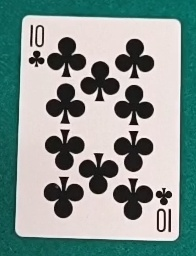
#> input picture card_templates/10_C_20251117_152222.jpg, 196 x 256 px
$ python -i number_recognizer.py   (imports and definitions only)
#> lines starting #> are read from the running program, lines starting #| are printed output that depends on the picture; after the words box and inside, x2 and y2 are one past the last pixel; in counts of white or black regions, pixels touching at a corner belong together
import cv2
import numpy as np
import random

class NumberRecognizer:
    def __init__(self):
        self.number_templates = {
            'A': 'AS', '2': '2', '3': '3', '4': '4', '5': '5',
            '6': '6', '7': '7', '8': '8', '9': '9', '10': '10',
            'J': 'J', 'Q': 'Q', 'K': 'K'
        }

    def preprocess_card_number(self, card_image):
        """Preprocesa la región del número de la carta"""
        gray = cv2.cvtColor(card_image, cv2.COLOR_BGR2GRAY)
        clahe = cv2.createCLAHE(clipLimit=2.0, tileGridSize=(8,8))
        enhanced = clahe.apply(gray)
        _, binary = cv2.threshold(enhanced, 0, 255, cv2.THRESH_BINARY + cv2.THRESH_OTSU)
        return binary

    def find_number_region(self, card_image):
        """Encuentra la región donde está el número de la carta"""
        height, width = card_image.shape[:2]
        number_region_height = height // 4
        number_region_width = width // 4
        number_region = card_image[10:number_region_height, 10:number_region_width]
        return number_region

    def recognize_number_contour(self, number_region):
        """Reconoce el número basado en contornos (alternativa a OCR)"""
        try:
            processed = self.preprocess_card_number(number_region)
            contours, _ = cv2.findContours(processed, cv2.RETR_EXTERNAL, cv2.CHAIN_APPROX_SIMPLE)

            if contours:
                largest_contour = max(contours, key=cv2.contourArea)
                area = cv2.contourArea(largest_contour)
                x, y, w, h = cv2.boundingRect(largest_contour)

                # Lógica simple basada en relación de aspecto y área
                aspect_ratio = w / h if h > 0 else 0

                if aspect_ratio > 1.5:
                    return '10'  # El 10 es más ancho
                elif area > 500:
                    return 'A'   # Área grande podría ser A
                elif 300 < area < 500:
                    return '8'   # Área media
                else:
                    return '2'   # Área pequeña

        except Exception as e:
            print(f"Error en reconocimiento por contorno: {e}")

        return None

    def recognize(self, card_image):
        """Reconoce el número de la carta"""
        number_region = self.find_number_region(card_image)

        if number_region is None or number_region.size == 0:
            return self._simulate_recognition()

        # Intentar reconocimiento por contornos
        number = self.recognize_number_contour(number_region)

        # Fallback a simulación
        if not number:
            number = self._simulate_recognition()

        return number

    def _simulate_recognition(self):
        """Simula reconocimiento (para pruebas)"""
        numbers = ['A', '2', '3', '4', '5', '6', '7', '8', '9', '10', 'J', 'Q', 'K']
        return random.choice(numbers)

>>> import cv2
>>> picture = cv2.imread('card_templates/10_C_20251117_152222.jpg')
#> picture is the input picture: shape (256, 196, 3); mean B, G, R 146.3, 150.5, 134
>>> result = NumberRecognizer().recognize(picture)
#> in find_number_region, `number_region = card_image[10:number_region_height, 10:number_region_w..`:
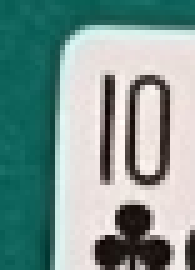
#> number_region: shape (54, 39, 3) (shown 5 times larger); mean B, G, R 147.7, 152.8, 127.2
#> in preprocess_card_number, `gray = cv2.cvtColor(card_image, cv2.COLOR_BGR2GRAY)`:
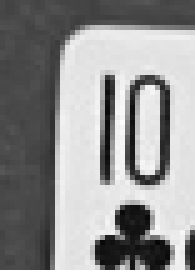
#> gray: shape (54, 39) (shown 5 times larger); min 7, max 252, mean 144.5
#> in preprocess_card_number, `enhanced = clahe.apply(gray)`:
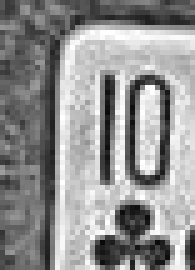
#> enhanced: shape (54, 39) (shown 5 times larger); min 10, max 255, mean 145.3
#> in preprocess_card_number, `_, binary = cv2.threshold(enhanced, 0, 255, cv2.THRESH_BINARY + cv2.TH..`:
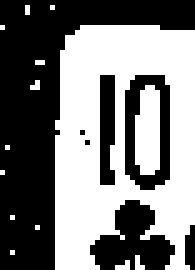
#> binary: shape (54, 39) (shown 5 times larger); 48.4% white; 14 white regions (12 under 20 px)
#> in recognize_number_contour, `contours, _ = cv2.findContours(processed, cv2.RETR_EXTERNAL, cv2.CHAIN..`: contours = 13 contours, 12 with area under 20; largest, box (x1, y1, x2, y2) and area: (11, 5, 39, 54) 1086
#> in recognize_number_contour, `largest_contour = max(contours, key=cv2.contourArea)`: largest_contour = contour of 45 points, box (x1, y1, x2, y2) (11, 5, 39, 54), area 1086
#> in recognize_number_contour, `area = cv2.contourArea(largest_contour)`: area = 1086.5
#> in recognize_number_contour, `x, y, w, h = cv2.boundingRect(largest_contour)`: x = 11; y = 5; w = 28; h = 49
#> in recognize_number_contour, `aspect_ratio = w / h if h > 0 else 0`: aspect_ratio = 0.571
#> in recognize, `number = self.recognize_number_contour(number_region)`: number = 'A'
#> result = 'A'

$ run again, on card_templates/2_C_20251117_151839.jpg
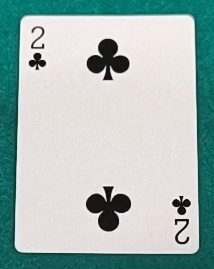
#> input picture card_templates/2_C_20251117_151839.jpg, 214 x 269 px
#> picture is the input picture: shape (269, 214, 3); mean B, G, R 181.9, 184.8, 166.8
#> in preprocess_card_number, `enhanced = clahe.apply(gray)`:
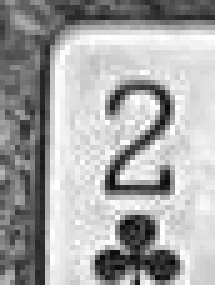
#> enhanced: shape (57, 43) (shown 5 times larger); min 9, max 255, mean 166.4
#> in preprocess_card_number, `_, binary = cv2.threshold(enhanced, 0, 255, cv2.THRESH_BINARY + cv2.TH..`:
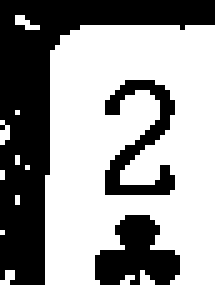
#> binary: shape (57, 43) (shown 5 times larger); 59.8% white; 3 black regions
#> contours = 12 contours, 11 with area under 20; largest, box (x1, y1, x2, y2) and area: (9, 5, 43, 57) 1465
#> largest_contour = contour of 35 points, box (x1, y1, x2, y2) (9, 5, 43, 57), area 1465
#> area = 1465
#> x = 9; y = 5; w = 34; h = 52
#> aspect_ratio = 0.654
#> number = 'A'

$ run again, on card_templates/3_C_20251117_151905.jpg
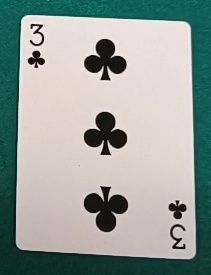
#> input picture card_templates/3_C_20251117_151905.jpg, 211 x 275 px
#> picture is the input picture: shape (275, 211, 3); mean B, G, R 153, 158.3, 150.1
#> in preprocess_card_number, `enhanced = clahe.apply(gray)`:
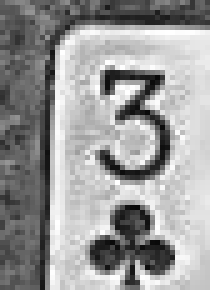
#> enhanced: shape (58, 42) (shown 5 times larger); min 8, max 255, mean 153.6
#> in preprocess_card_number, `_, binary = cv2.threshold(enhanced, 0, 255, cv2.THRESH_BINARY + cv2.TH..`:
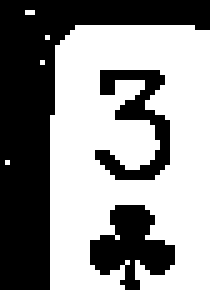
#> binary: shape (58, 42) (shown 5 times larger); 56.2% white; 3 black regions
#> contours = 5 contours, 4 with area under 20; largest, box (x1, y1, x2, y2) and area: (10, 5, 42, 58) 1391
#> largest_contour = contour of 47 points, box (x1, y1, x2, y2) (10, 5, 42, 58), area 1391
#> area = 1391
#> x = 10; y = 5; w = 32; h = 53
#> aspect_ratio = 0.604
#> number = 'A'

$ run again, on card_templates/4_C_20251117_152000.jpg
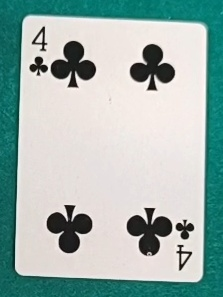
#> input picture card_templates/4_C_20251117_152000.jpg, 223 x 297 px
#> picture is the input picture: shape (297, 223, 3); mean B, G, R 175.6, 180.6, 159.7
#> in preprocess_card_number, `enhanced = clahe.apply(gray)`:
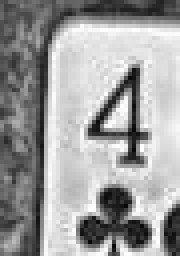
#> enhanced: shape (64, 45) (shown 4 times larger); min 8, max 255, mean 157.1
#> in preprocess_card_number, `_, binary = cv2.threshold(enhanced, 0, 255, cv2.THRESH_BINARY + cv2.TH..`:
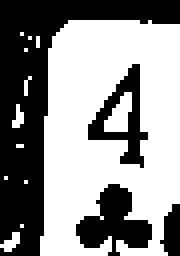
#> binary: shape (64, 45) (shown 4 times larger); 56.5% white; 4 black regions
#> contours = 12 contours, 11 with area under 20; largest, box (x1, y1, x2, y2) and area: (10, 5, 45, 64) 1610
#> largest_contour = contour of 60 points, box (x1, y1, x2, y2) (10, 5, 45, 64), area 1610
#> area = 1610.5
#> x = 10; y = 5; w = 35; h = 59
#> aspect_ratio = 0.593
#> number = 'A'
